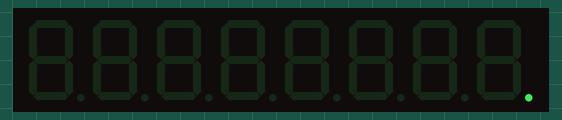
A program run on a simulated ESP8266 (Wemos D1 mini). Parts: 8-digit seven-segment display. WiFi joins after 1.5 s; servers stay silent unless stated; what the program prints to the serial monitor is not drawn.

Above: at 0.1 s.
At 0.5 s:
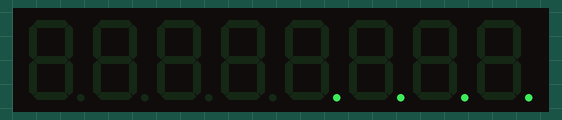
At 1.0 s:
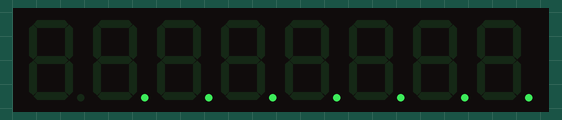

The program:

main.cpp
```cpp
#include <Arduino.h>

#include "BlockTimeFetcher.hpp"
#include "DisplayManager.hpp"
#include <ESP8266WiFi.h>

BlockTimeFetcher blockTimeFetcher(apiUrl);
DisplayManager displayManager;

int lastBlockTime = 0;
unsigned long lastMillis = millis() - BLOCKTIME_UPDATE_RATE_MS;

void setupWifi()
{
    WiFi.begin(ssid, password);
    Serial.print("Connecting to WLAN...");

    while (WiFi.status() != WL_CONNECTED)
    {
        displayManager.showConnectingAnimation();
        Serial.print(".");
    }

    displayManager.clear();

    Serial.println(" connected!");
    Serial.println("IP Address: " + WiFi.localIP().toString());
}

void setup()
{
    Serial.begin(115200);
    setupWifi();
}

void loop()
{
    unsigned long currentMillis = millis();
    if (currentMillis - lastMillis >= BLOCKTIME_UPDATE_RATE_MS)
    {
        lastMillis = currentMillis;

        if (WiFi.status() != WL_CONNECTED)
        {
            setupWifi();
        }

        auto currentBlockTime = blockTimeFetcher.fetchBlockTime();

        if ((currentBlockTime >= 0) && (currentBlockTime != lastBlockTime))
        {
            Serial.println("New BlockTime: " + String(currentBlockTime));
            displayManager.showBlockTime(currentBlockTime);
            lastBlockTime = currentBlockTime;
        }
    }
}
```

BlockTimeFetcher.cpp
```cpp
#include "BlockTimeFetcher.hpp"
#include <ArduinoJson.h>
#include <ESP8266HTTPClient.h>

BlockTimeFetcher::BlockTimeFetcher(const String &url) : apiUrl(url)
{
    if (apiUrl.startsWith("https://"))
    {
        wifiClientSecure.setInsecure();
        wifi = std::make_unique<WiFiClientSecure>(wifiClientSecure);
    }
    else
    {
        wifi = std::make_unique<WiFiClient>(wifiClient);
    }
}

int BlockTimeFetcher::fetchBlockTime()
{
    HTTPClient http;
    int blockTime = -1;

    if (http.begin(*wifi, apiUrl))
    {
        int httpCode = http.GET();
        if (httpCode == HTTP_CODE_OK)
        {
            blockTime = parseBlockTime(http.getString());
        }
        else
        {
            Serial.printf("HTTP Error: %d\n", httpCode);
        }
        http.end();
    }
    else
    {
        Serial.println("API Connection failed!");
    }
    return blockTime;
}

int BlockTimeFetcher::parseBlockTime(const String &payload)
{
    JsonDocument doc;
    DeserializationError error = deserializeJson(doc, payload);

    if (!error && doc.is<JsonObject>()) // check if payload was JSON
    {
        if (doc["height"].is<int>())
        {
            return doc["height"];
        }

        if (doc["data"]["height"].is<int>())
        {
            return doc["data"]["height"];
        }

        Serial.println("Unexpected JSON format.");
        return -1;
    }
    else
    {
        return payload.toInt();
    }
}
```

BlockTimeFetcher.hpp
```cpp
#pragma once

#include <Arduino.h>
#include <WiFiClient.h>
#include <WiFiClientSecure.h>

class BlockTimeFetcher
{
  public:
    explicit BlockTimeFetcher(const String &url);
    int fetchBlockTime();

  private:
    String apiUrl;
    WiFiClient wifiClient;
    WiFiClientSecure wifiClientSecure;

    std::unique_ptr<WiFiClient> wifi;

    int parseBlockTime(const String &payload);
};
```

DisplayManager.cpp
```cpp
#include "DisplayManager.hpp"

DisplayManager::DisplayManager()
{
    ledController.setIntensity(DISPLAY_BRIGHTNESS);
    ledController.clearMatrix();
}

void DisplayManager::showConnectingAnimation()
{
    ledController.setChar(0, animationDigit, '.', false);
    animationDigit = (animationDigit + 1) % DISPLAY_DIGITS;

    if (animationDigit == 0)
    {
        clear();
    }

    delay(DISPLAY_ANIMATION_DELAY);
}

void DisplayManager::showBlockTime(int blockTime)
{
    auto blockStr = String(blockTime);
    int len = std::min(blockStr.length(), DISPLAY_DIGITS);
    int rightIndex = (DISPLAY_DIGITS - len) / 2;
    int leftIndex = rightIndex + len - 1;

    for (int i = rightIndex; i <= leftIndex; i++)
    {
        ledController.setChar(0, i, '-', false);
        delay(DISPLAY_ANIMATION_DELAY);
    }

    for (int i = leftIndex, j = 0; i >= rightIndex; i--, j++)
    {
        ledController.setChar(0, i, blockStr[j], false);
        delay(DISPLAY_ANIMATION_DELAY);
    }
}

void DisplayManager::clear()
{
    animationDigit = 0;
    ledController.clearMatrix();
}
```

DisplayManager.hpp
```cpp
#pragma once

#include "LedController.hpp"
#include "config.hpp"
#include <memory>

class DisplayManager
{
  public:
    DisplayManager();

    void showConnectingAnimation();
    void showBlockTime(int blockTime);
    void clear();

  private:
    LedController<DISPLAY_DIGITS, 1> ledController = LedController<DISPLAY_DIGITS, 1>(SPI_MOSI, SPI_CLK, SPI_CS);
    int animationDigit = 0;
};
```

config.hpp
```cpp
#pragma once

// pins used for SPI communication with display
constexpr uint8_t SPI_CLK = D5;
constexpr uint8_t SPI_MOSI = D7;
constexpr uint8_t SPI_CS = D8;

// number of digits on 7-segment display
constexpr unsigned DISPLAY_DIGITS = 8;

// brightness setting of display (1-10)
constexpr uint8_t DISPLAY_BRIGHTNESS = 2;

// delay between updating each segment of display
constexpr unsigned DISPLAY_ANIMATION_DELAY = 150;

// update rate in milliseconds
constexpr unsigned BLOCKTIME_UPDATE_RATE_MS = 60000;

// WLAN credentials
inline const char *ssid = "your-wlan-ssid";
inline const char *password = "your-wlan-password";

// URL used for block time retrieval
// It can either deliver a plain text with the block height, or a JSON object which has a "height"
// member
// inline const char* apiUrl = "https://blockstream.info/api/blocks/tip/height";
// inline const char* apiUrl = "https://blockchain.info/q/getblockcount";
// inline const char* apiUrl = "https://api.blockcypher.com/v1/btc/main";
// inline const char* apiUrl = "https://api.bitaps.com/btc/v1/blockchain/block/last";
inline const char *apiUrl = "http://192.168.172.35:3020/api/blocks/tip";
```
